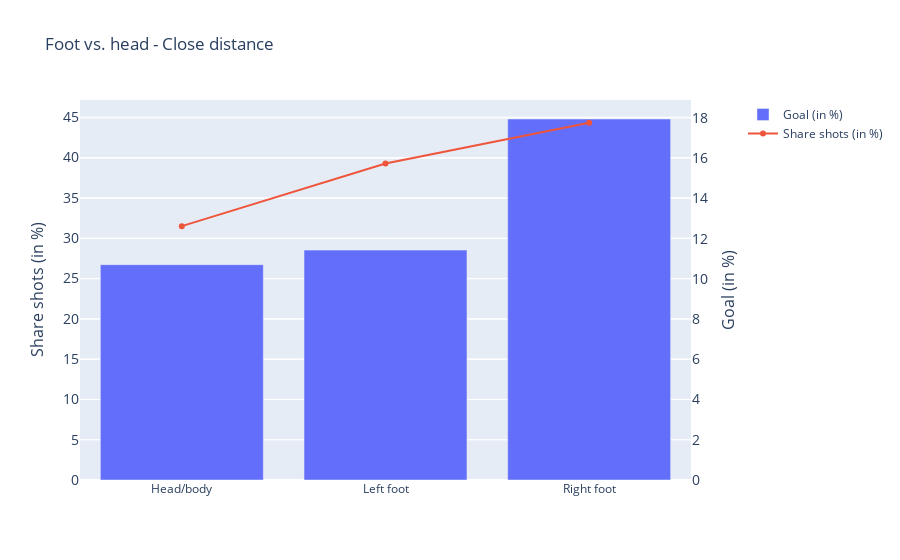

This figure's notebook cell:
### Code cell
graph_shot_close.show()

### Figure 1 — Plotly figure (JSON) as saved in the notebook; plotly's stock layout.template omitted (floating-point values rounded to 4 significant figures)
{"data": [{"name": "Goal (in %)", "type": "bar", "x": ["Head/body", "Left foot", "Right foot"], "y": [26.71, 28.51, 44.78]}, {"name": "Share shots (in %)", "type": "scatter", "x": ["Head/body", "Left foot", "Right foot"], "xaxis": "x", "y": [12.62, 15.74, 17.76], "yaxis": "y2"}], "layout": {"hovermode": false, "title": {"text": "Foot vs. head - Close distance"}, "xaxis": {"anchor": "y", "domain": [0, 0.94]}, "yaxis": {"anchor": "x", "domain": [0, 1], "rangemode": "tozero", "tickfont": {"size": 14}, "title": {"font": {"size": 16}, "text": "Share shots (in %)"}}, "yaxis2": {"anchor": "x", "overlaying": "y", "rangemode": "tozero", "side": "right", "tickfont": {"size": 14}, "title": {"font": {"size": 16}, "text": "Goal (in %)"}}}}
